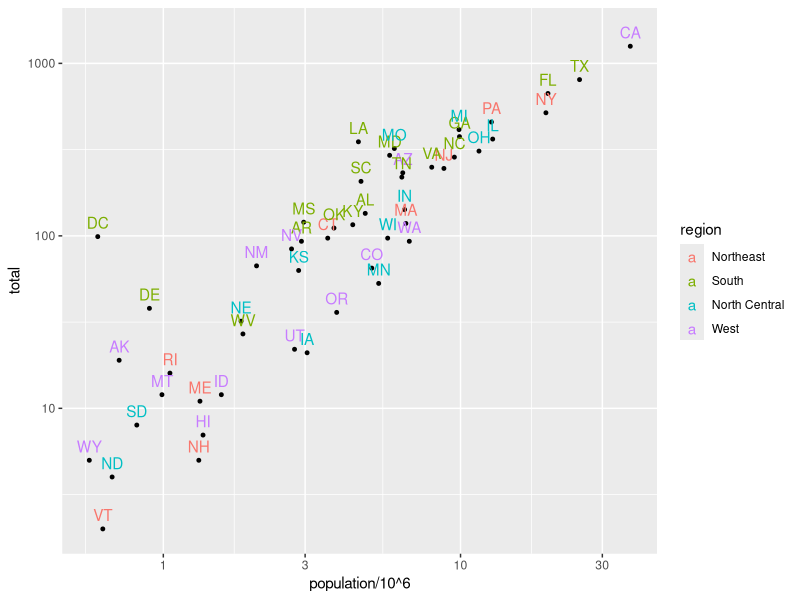
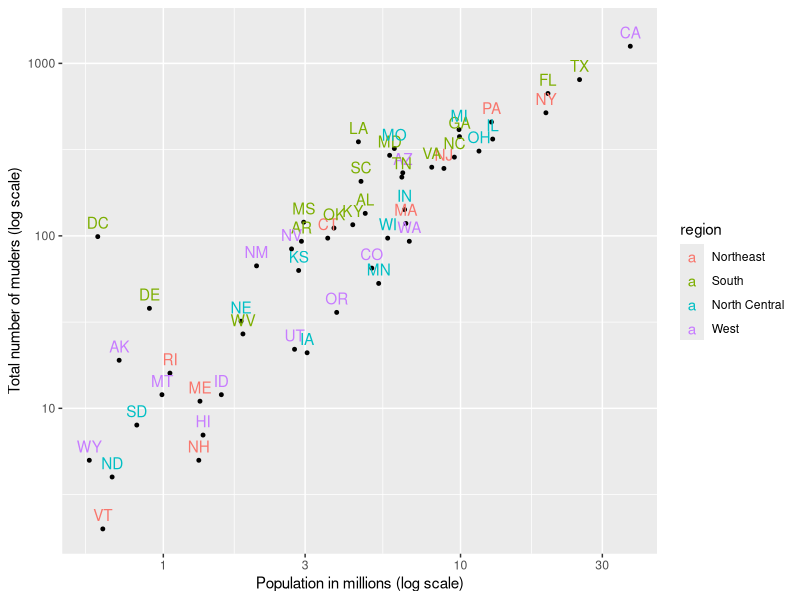

Here is the R script that generated these plots, in order:
library(dslabs)
library(ggplot2)

#Graph object with data
# sp = ggplot(data = murders)
# class(sp)
# sp
# Make this aesthetic global scope, so all further iterations of SP have these aesthetics
sp = ggplot(data=murders, aes(x = population/10^6, y = total, label = abb))

#geometric layer: scatter plot
sp = sp + geom_point(size = 1)

#label points with the "abb" from the murders dataset
sp = sp + geom_text(nudge_y = 0.08, aes(color = region))

sp = sp + scale_x_log10() + scale_y_log10()
sp

sp = sp + xlab("Population in millions (log scale)") + ylab("Total number of muders (log scale)")

sp
